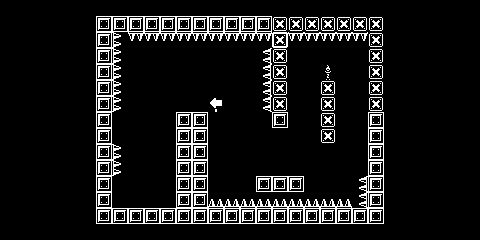

Rendered tile map (Tiled .tmx) drawn with the repository's tilesets; below, a short description and the full map source, tile grids included:
An orthogonal 30x15 tile map with 16x16 px tiles, 2 tile layers (fondo, Capa de patrones 1) and 25 objects (9x Colider, 9x Pico, 4x Exit, Spawn, World).

<map version="1.5" tiledversion="1.7.1" orientation="orthogonal" renderorder="right-down" width="30" height="15" tilewidth="16" tileheight="16" infinite="0" nextlayerid="13" nextobjectid="221">
 <tileset firstgid="1" name="tilemap" tilewidth="16" tileheight="16" spacing="1" tilecount="1548" columns="36">
  <image source="../Tilemap/tilemap.png" width="621" height="746" />
  <tile id="18">
   <animation>
    <frame tileid="54" duration="130" />
    <frame tileid="54" duration="130" />
    <frame tileid="18" duration="130" />
    <frame tileid="18" duration="130" />
    <frame tileid="18" duration="130" />
    <frame tileid="54" duration="130" />
   </animation>
  </tile>
  <tile id="47">
   <objectgroup draworder="index" id="2">
    <object id="1" type="Colider" x="0" y="0" width="16" height="16" />
   </objectgroup>
  </tile>
  <tile id="294">
   <objectgroup draworder="index" id="2">
    <object id="1" type="Pico" x="16" y="0">
     <polygon points="0,0 -6.00532,2.59436 -5.96279,13.4397 0,16" />
    </object>
   </objectgroup>
  </tile>
  <tile id="327" type="Pico">
   <objectgroup draworder="index" id="3">
    <object id="2" x="0" y="16">
     <polygon points="0,0 2.76449,-5.7076 13.0569,-5.53748 16,0" />
    </object>
   </objectgroup>
  </tile>
  <tile id="364" type="Pico">
   <objectgroup draworder="index" id="2">
    <object id="1" name="Picos" type="Pico" x="0" y="0">
     <polygon points="0,0 0,16 5.625,13.3125 5.625,2.4375" />
    </object>
   </objectgroup>
  </tile>
  <tile id="701">
   <objectgroup draworder="index" id="2">
    <object id="1" type="Exit" x="0" y="0" width="16" height="16" />
   </objectgroup>
  </tile>
  <tile id="702">
   <objectgroup draworder="index" id="2">
    <object id="1" type="Exit" x="0" y="0" width="16" height="16" />
   </objectgroup>
  </tile>
  <tile id="703">
   <objectgroup draworder="index" id="2">
    <object id="1" type="Exit" x="0" y="0" width="16" height="16" />
   </objectgroup>
  </tile>
 </tileset>
 <layer id="12" name="fondo" width="30" height="15">
  <data encoding="csv">
0,0,0,0,228,228,228,228,228,228,228,228,228,228,228,228,228,228,228,228,228,228,228,228,228,0,0,0,0,0,
0,0,0,0,228,228,48,48,48,48,48,48,48,48,48,48,48,48,48,48,48,48,48,48,228,0,0,0,0,0,
0,0,0,0,228,228,48,228,228,228,228,228,228,228,228,228,228,228,228,0,0,228,228,48,228,0,0,0,0,0,
0,0,0,0,228,228,48,228,228,228,228,228,228,228,228,228,228,228,228,228,228,228,228,48,228,0,0,0,0,0,
0,0,0,0,228,228,48,228,228,228,228,228,228,228,228,228,228,228,228,228,228,228,228,48,228,0,0,0,0,0,
0,0,0,0,0,228,48,228,228,228,228,228,228,228,228,228,228,228,228,228,228,228,228,48,228,0,0,0,0,0,
0,0,0,0,0,228,48,228,228,228,228,228,228,228,228,228,228,228,228,228,228,228,228,48,228,0,0,0,0,0,
0,0,0,0,0,228,48,228,228,228,228,228,228,228,228,228,228,228,228,228,228,228,228,48,228,0,0,0,0,0,
0,0,0,0,0,228,48,228,228,228,228,228,228,228,228,228,228,228,228,228,228,228,228,48,228,0,0,0,0,0,
0,0,0,0,0,228,48,228,228,228,228,228,228,228,228,228,228,228,228,228,228,228,228,48,228,0,0,0,0,0,
0,0,0,0,0,228,48,228,228,228,228,228,228,228,228,228,228,228,228,228,228,228,228,48,228,0,0,0,0,0,
0,0,0,0,0,228,48,228,228,228,228,228,228,228,228,228,228,228,228,228,228,228,228,48,228,0,0,0,0,0,
0,0,0,0,0,228,48,228,228,228,228,228,228,228,228,228,228,228,228,228,228,228,228,48,228,0,0,0,0,0,
0,0,0,0,0,228,48,228,228,228,228,228,228,228,228,228,228,228,228,228,228,228,228,48,228,0,0,0,0,0,
0,0,0,0,0,228,228,228,228,228,228,228,228,228,228,228,228,228,228,228,228,228,228,228,228,0,0,0,0,0
</data>
 </layer>
 <layer id="1" name="Capa de patrones 1" width="30" height="15">
  <data encoding="csv">
0,0,0,0,0,0,0,0,0,0,0,0,0,0,0,0,0,0,0,0,0,0,0,0,0,0,0,0,0,0,
0,0,0,0,0,0,0,0,0,0,0,0,0,0,0,0,0,119,119,119,119,119,119,119,0,0,0,0,0,0,
0,0,0,0,0,0,0,365,1073742152,1073742152,1073742152,1073742152,1073742152,1073742152,1073742152,1073742152,1073742152,47,1073742152,1073742152,1073742152,1073742152,1073742152,119,0,0,0,0,0,0,
0,0,0,0,0,0,0,365,0,0,0,0,0,0,0,0,295,119,0,0,0,0,0,119,0,0,0,0,0,0,
0,0,0,0,0,0,0,365,0,0,0,0,0,0,0,0,295,119,0,0,441,1,0,119,0,0,0,0,0,0,
0,0,0,0,0,0,0,365,0,0,0,0,0,0,0,0,295,119,0,0,119,0,0,119,0,0,0,0,0,0,
0,0,0,0,0,0,0,365,0,0,0,0,0,157,0,0,295,119,0,0,119,0,0,119,0,0,0,0,0,0,
0,0,0,0,0,0,0,0,0,0,0,48,48,0,0,0,0,48,0,0,119,0,0,0,0,0,0,0,0,0,
0,0,0,0,0,0,0,0,0,0,0,48,48,0,0,0,0,0,0,0,119,0,0,0,0,0,0,0,0,0,
0,0,0,0,0,0,0,365,0,0,0,48,48,0,0,0,0,0,0,0,0,0,0,0,0,0,0,0,0,0,
0,0,0,0,0,0,0,365,0,0,0,48,48,0,0,0,0,0,0,0,0,0,0,0,0,0,0,0,0,0,
0,0,0,0,0,0,0,0,0,0,0,48,48,0,0,0,48,48,48,0,0,0,295,0,0,0,0,0,0,0,
0,0,0,0,0,0,0,0,0,0,0,48,48,328,328,328,328,328,328,328,328,328,295,0,0,0,0,0,0,0,
0,0,0,0,0,0,0,48,48,48,48,48,48,48,48,48,48,48,48,48,48,48,48,0,0,0,0,0,0,0,
0,0,0,0,0,0,0,0,0,0,0,0,0,0,0,0,0,0,0,0,0,0,0,0,0,0,0,0,0,0
</data>
 </layer>
 <objectgroup id="2" name="colisiones">
  <object id="160" type="Colider" x="96" y="32" width="16" height="190" />
  <object id="170" type="Colider" x="128" y="16" width="253.5" height="16" />
  <object id="175" type="Colider" x="176" y="112" width="31.3333" height="112" />
  <object id="176" type="Colider" x="96.5" y="208" width="286.318" height="16" />
  <object id="206" type="Colider" x="368" y="32.5" width="16" height="191.5" />
  <object id="212" type="Colider" x="272" y="32" width="16" height="96.0114" />
  <object id="213" type="Colider" x="320" y="80" width="15.5" height="63" />
  <object id="217" type="Colider" x="256" y="176" width="48" height="16" />
 </objectgroup>
 <objectgroup id="3" name="SpawnPoint" offsetx="0.333333" offsety="1">
  <object id="214" type="Spawn" x="140" y="190" />
 </objectgroup>
 <objectgroup id="6" name="Exits">
  <object id="215" type="Exit" x="320" y="48" width="15.75" height="32" />
 </objectgroup>
 <objectgroup id="5" name="worldbounds" visible="0">
  <object id="71" type="World" x="96" y="16" width="289.333" height="210.001" />
 </objectgroup>
 <objectgroup id="7" name="picos">
  <object id="184" type="Pico" x="109.75" y="153.766">
   <polygon points="-5.75,-2.016 7.83775,-0.623227 7.79545,18.067 0,19.9568" />
  </object>
  <object id="186" type="Pico" x="112" y="48">
   <polygon points="0,60.2784 0.909091,0 7.81818,10.1879 6.54545,54.3354" />
  </object>
  <object id="187" type="Pico" x="128" y="32">
   <polygon points="0,0 144,0 138.182,5.63636 3.63636,5.81818" />
  </object>
  <object id="188" type="Pico" x="272.182" y="48">
   <polygon points="0,0 -5.63636,9.37706 -6,50.7656 -0.181818,56.9091" />
  </object>
  <object id="207" type="Pico" x="199.091" y="208">
   <polygon points="0,0 12.072,-4.65217 139.158,-4.34783 151.229,-0.0434783" />
  </object>
  <object id="209" type="Pico" x="368" y="176">
   <polygon points="0,0 -9.06534,4.01581 -8.49365,28.4872 0,31.75" />
  </object>
  <object id="220" type="Pico" x="288" y="32">
   <polygon points="0,0 80,0 77.875,4.5 5.375,4.625" />
  </object>
 </objectgroup>
</map>